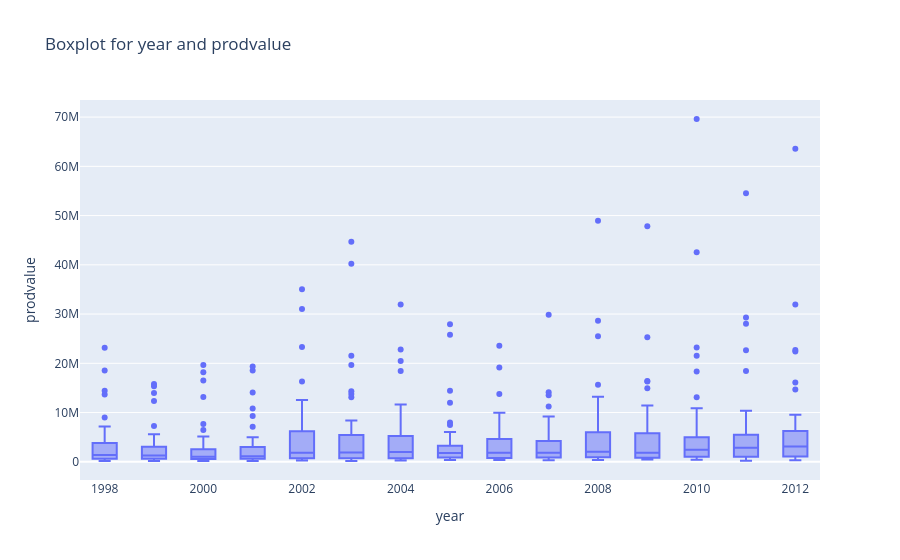

Notebook code for this chart:
### Code cell
#box plot useing plotly
fig = px.box(data, x='year', y='prodvalue', title='Boxplot for year and prodvalue')
fig = fig.update_layout(showlegend=True)
fig.show()

### Figure 1 — Plotly figure (JSON) as saved in the notebook; plotly's stock layout.template omitted (floating-point values rounded to 4 significant figures; data arrays with more than 128 entries replaced by an {"elided": "..."} marker saying what was removed)
{"data": [{"alignmentgroup": "True", "hovertemplate": "year=%{x}<br>prodvalue=%{y}<extra></extra>", "legendgroup": "", "marker": {"color": "#636efa"}, "name": "", "notched": false, "offsetgroup": "", "orientation": "v", "showlegend": false, "type": "box", "x": {"elided": "626 int values"}, "x0": " ", "xaxis": "x", "y": {"elided": "626 int values"}, "y0": " ", "yaxis": "y"}], "layout": {"boxmode": "group", "legend": {"tracegroupgap": 0}, "showlegend": true, "title": {"text": "Boxplot for year and prodvalue"}, "xaxis": {"anchor": "y", "domain": [0, 1], "title": {"text": "year"}}, "yaxis": {"anchor": "x", "domain": [0, 1], "title": {"text": "prodvalue"}}}}
